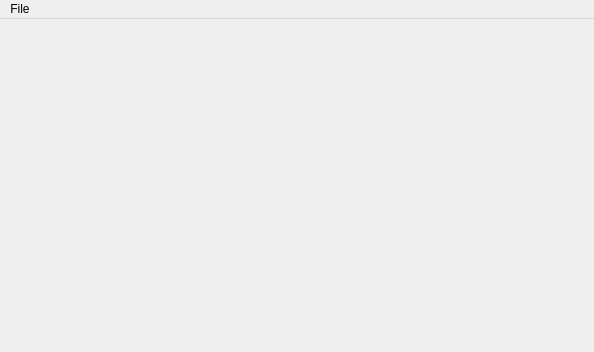
<?xml version="1.0" encoding="UTF-8"?>
<ui version="4.0">
 <class>MainWindow</class>
 <widget class="QMainWindow" name="MainWindow">
  <property name="geometry">
   <rect>
    <x>0</x>
    <y>0</y>
    <width>594</width>
    <height>352</height>
   </rect>
  </property>
  <property name="windowTitle">
   <string>MainWindow</string>
  </property>
  <widget class="QWidget" name="centralWidget"/>
  <widget class="QMenuBar" name="menuBar">
   <property name="geometry">
    <rect>
     <x>0</x>
     <y>0</y>
     <width>594</width>
     <height>21</height>
    </rect>
   </property>
   <widget class="QMenu" name="menuFile">
    <property name="title">
     <string>File</string>
    </property>
    <addaction name="actionConnect_Kinect"/>
   </widget>
   <addaction name="menuFile"/>
  </widget>
  <action name="actionConnect_Kinect">
   <property name="text">
    <string>Connect Kinect</string>
   </property>
  </action>
 </widget>
 <layoutdefault spacing="6" margin="11"/>
 <resources/>
 <connections/>
</ui>
